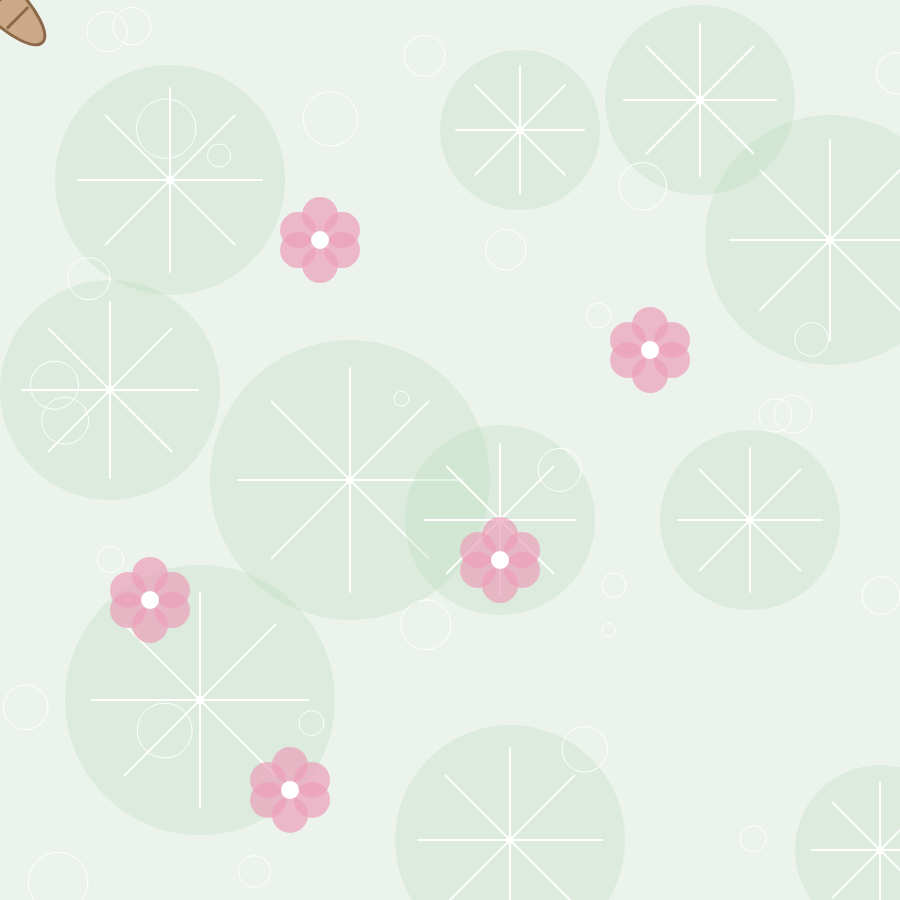
Frame 1 (no input)
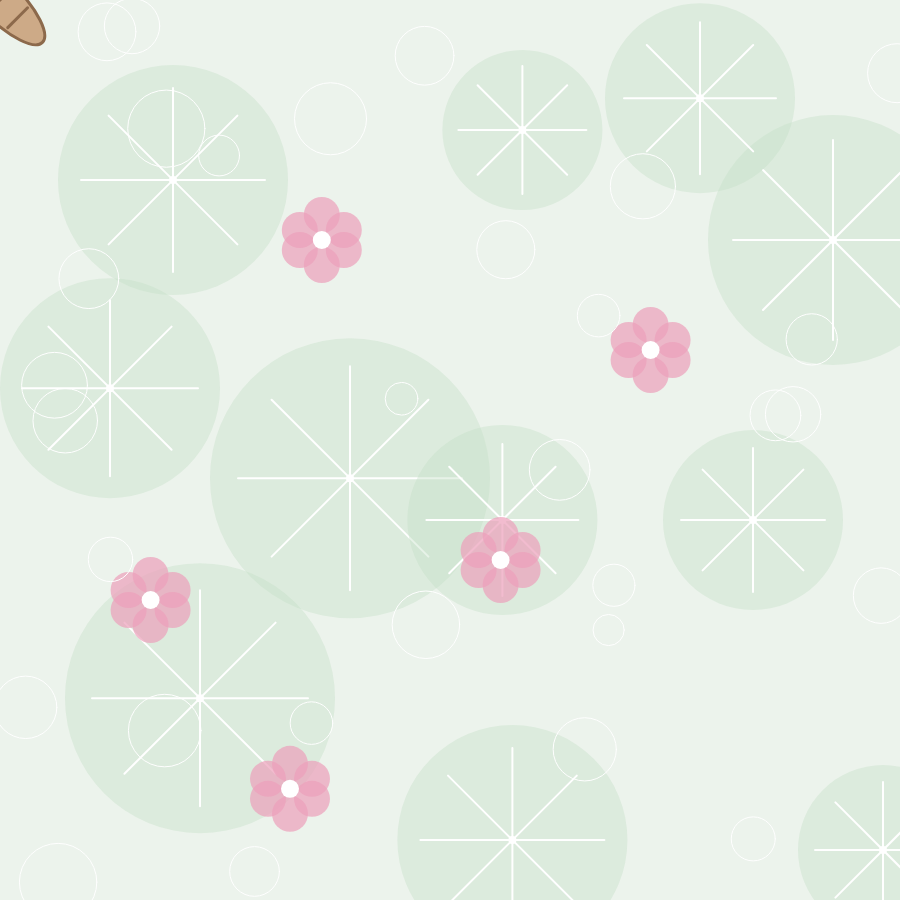
Frame 60 (no input)
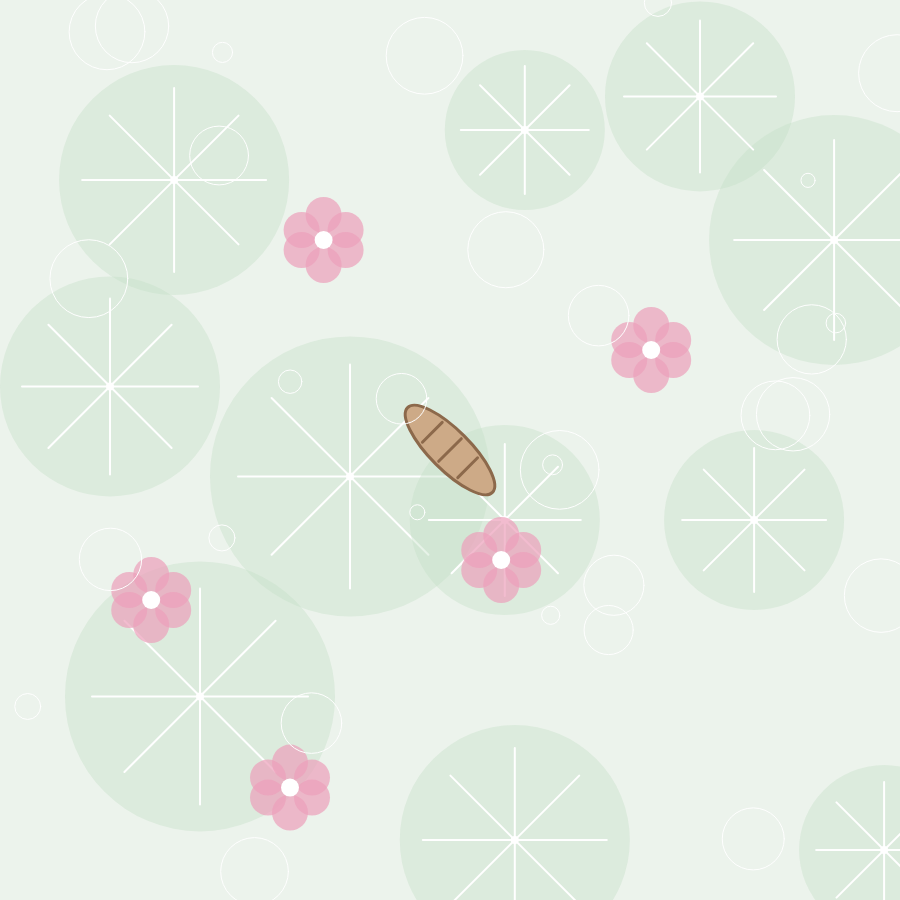
Frame 120 (the mouse pressed at the canvas centre since frame 60)

The p5.js sketch that drew these frames (run headless with seeded random() and noise() and a simulated clock; from frame 60 on, the mouse is pressed at the canvas centre):

// p5.js sketch
// ── sketch.js

let circleX = [];
let circleY = [];
let circleSize = [];

// leaves position
let leaves = [
  {x:170, y:180, s:230},
  {x:110, y:390, s:220},
  {x:520, y:130, s:160},
  {x:830, y:240, s:250},
  {x:350, y:480, s:280},
  {x:500, y:520, s:190},
  {x:750, y:520, s:180},
  {x:200, y:700, s:270},
  {x:510, y:840, s:230},
  {x:880, y:850, s:170},
  {x:700, y:100, s:190}
];

// leaves movement
let move1 = 0;
let move2 = 0;
let move3 = 0;

let speed1 = 0.05;
let speed2 = -0.03;
let speed3 = 0.04;

// flower position
let flowers = [
  {x:320, y:240},
  {x:290, y:790},
  {x:500, y:560},
  {x:650, y:350},
  {x:150, y:600}
];

// flowers movement
let flowerMove1 = 0;
let flowerMove2 = 0;
let flowerMove3 = 0;

let flowerSpeed1 = 0.03;
let flowerSpeed2 = -0.02;
let flowerSpeed3 = 0.01;

function setup() {
  createCanvas(900, 900);

  // 30 rain drops
  for (let i = 0; i < 30; i++) {
    circleX[i] = random(width);
    circleY[i] = random(height);
    circleSize[i] = random(10, 60);
  }
}

// draw leaves
function drawleaves(x, y, s) {

  // leaf shape
  fill(194, 223, 196, 100);
  noStroke();
  circle(x, y, s);

  // inner white lines
  stroke(255);
  strokeWeight(2);

  let r = s * 0.4;

  // inner horizontal line 
  line(x-r, y, x+r, y);

  // inner vertical line
  line(x, y-r, x, y+r);

  // 2 diagonal lines
  line(x-r*0.7, y-r*0.7,
       x+r*0.7, y+r*0.7);

  line(x-r*0.7, y+r*0.7,
       x+r*0.7, y-r*0.7);

  // center of leaves
  noStroke();
  fill(255);
  circle(x, y, 8);
}

// draw flowers
function drawFlower(x, y) {

  noStroke();

  // petals of flowers
  fill(237, 160, 187, 180);

  circle(x, y-25, 36);
  circle(x+22, y-10, 36);
  circle(x+22, y+10, 36);
  circle(x, y+25, 36);
  circle(x-22, y+10, 36);
  circle(x-22, y-10, 36);

  // center of flowers
  fill(255, 255, 255);
  circle(x, y, 18);
}

// draw boat
function drawBoat(x, y) {

  push();

  translate(x, y);
  rotate(-QUARTER_PI);

  // boat body
  fill(205, 170, 135);
  stroke(140, 105, 75);
  strokeWeight(3);

  ellipse(0, 0, 40, 120);

  // three wooden lines
  line(-14, -25, 14, -25);
  line(-16, 0, 16, 0);
  line(-14, 25, 14, 25);

  pop();
}

function draw() {

  background(236, 243, 236);

  // move leaves 
  move1 = move1 + speed1;
  move2 = move2 + speed2;
  move3 = move3 + speed3;

  // Change directions
  if (move1 > 5 || move1 < -5) {
    speed1 = -speed1;
  }

  if (move2 > 8 || move2 < -8) {
    speed2 = -speed2;
  }

  if (move3 > 6 || move3 < -6) {
    speed3 = -speed3;
  }

  // draw leaves
  for (let i = 0; i < leaves.length; i++) {

    let group = i + 1;

    // leaves 1, 4, 7, 10
    if (
      group == 1 || group == 4 ||
      group == 7 || group == 10
    ) {

      drawleaves(
        leaves[i].x + move1,
        leaves[i].y,
        leaves[i].s
      );

    }

    // leaves 2, 5, 8, 11
    else if (
      group == 2 || group == 5 ||
      group == 8 || group == 11
    ) {

      drawleaves(
        leaves[i].x,
        leaves[i].y + move2,
        leaves[i].s
      );

    }

    // leaves 3, 6, 9
    else {

      drawleaves(
        leaves[i].x + move3,
        leaves[i].y,
        leaves[i].s
      );

    }
  }

  // move flowers
  flowerMove1 = flowerMove1 + flowerSpeed1;
  flowerMove2 = flowerMove2 + flowerSpeed2;
  flowerMove3 = flowerMove3 + flowerSpeed3;

  // change directions
  if (flowerMove1 > 5 || flowerMove1 < -5) {
    flowerSpeed1 = -flowerSpeed1;
  }

  if (flowerMove2 > 8 || flowerMove2 < -8) {
    flowerSpeed2 = -flowerSpeed2;
  }

  if (flowerMove3 > 6 || flowerMove3 < -6) {
    flowerSpeed3 = -flowerSpeed3;
  }

  // draw flowers
  for (let i = 0; i < flowers.length; i++) {

    let group = i + 1;

    if (group == 1) {

      drawFlower(
        flowers[i].x + flowerMove1,
        flowers[i].y
      );

    }

    else if (group == 2) {

      drawFlower(
        flowers[i].x,
        flowers[i].y + flowerMove2
      );

    }

    else {

      drawFlower(
        flowers[i].x + flowerMove3,
        flowers[i].y
      );

    }
  }

  // boat move with mouse
  drawBoat(mouseX, mouseY);

  // draw rain drops
  push();

  noFill();
  stroke(255);
  strokeWeight(1);

  for (let i = 0; i < circleX.length; i++) {

    // Draw white circle
    circle(circleX[i], circleY[i], circleSize[i]);

    // Circle grows slowly
    circleSize[i] = circleSize[i] + 0.3;

    // Restart when too big
    if (circleSize[i] > 80) {
      circleSize[i] = random(10, 20);
      circleX[i] = random(width);
      circleY[i] = random(height);
    }
  }

  pop();

}

// ── style.css
body {
  margin: 0;
  background-color: #ecf3ec;
  font-family: Georgia;
}


canvas {
  display: block;
  margin: auto;
}


.title-box {
  position: absolute;
  top: 100px;
  width: 100%;
  text-align: center;
}


h1 {
  font-size: 64px;
  font-weight: normal;
  color: #617b6b;
  margin: 0;
}

.subtitle {
  display: block;
  margin-top: 12px;
  font-size: 20px;
  color: #7e9987;
}


.subtitle:hover {
  text-decoration: underline;
}
